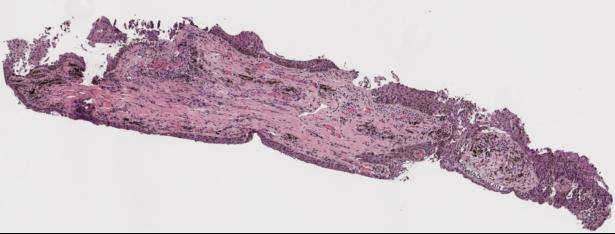
#> input picture Presentation 2/Thinkers/Kota Suzuki/images/thumbnail.jpg, 615 x 234 px, found by its file name
$ jupyter execute kota_patching_code.ipynb
#> lines starting #> are read from the running program, lines starting #| are printed output that depends on the picture; after the words box and inside, x2 and y2 are one past the last pixel; in counts of white or black regions, pixels touching at a corner belong together
[cell 1]
from PIL import Image
import pandas as pd
import matplotlib.pyplot as plt
import matplotlib.image as mpimg
import numpy as np
import os
import cv2
import random

# Anna
### Takes an image of a tissue slice and an image of an epithelium extract from Qupath an inputs

[cell 2]
def apply_mask():

    # Open the JPG and PNG images
    jpg_path = '/Users/kotasuzuki/Desktop/STAT390_WI2025/Presentation 2/Thinkers/Kota Suzuki/images/thumbnail.jpg' # path to the tissue slice
    png_mask_path = '/Users/kotasuzuki/Desktop/STAT390_WI2025/Presentation 2/Thinkers/Kota Suzuki/images/h1857578B  h&e_ROI_2-labels.png' # path to the epithelium slice

    jpg_image = Image.open(jpg_path).convert("RGB")
#> jpg_image is the input picture: PIL image 615x234 RGB; mean R, G, B 203.7, 189.1, 197.5
    png_mask = Image.open(png_mask_path).convert("RGBA")
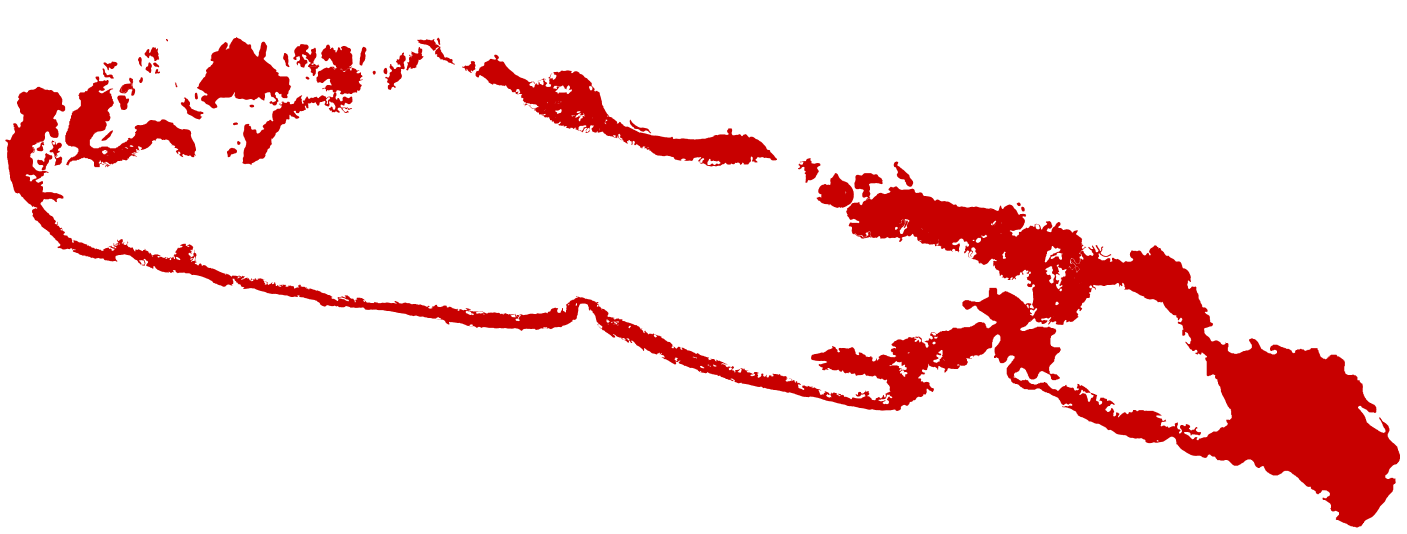
#> input picture Presentation 2/Thinkers/Kota Suzuki/images/h1857578B  h&e_ROI_2-labels.png, 9844 x 3736 px, found by its file name (shown at 1/7 size)

    # Resize the mask to match the JPG dimensions if they differ
    if jpg_image.size != png_mask.size:
        png_mask = png_mask.resize(jpg_image.size, Image.LANCZOS)
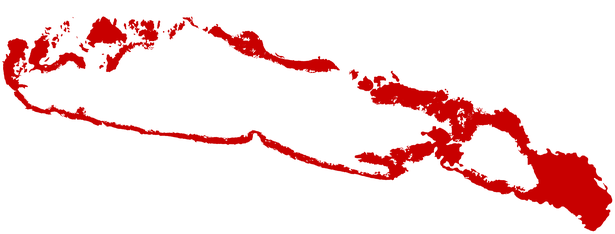
#> png_mask: PIL image 615x234 RGBA; mean R, G, B, A 248.2, 223.8, 223.8, 255

    # Convert both images to numpy arrays
    jpg_array = np.array(jpg_image)
    mask_array = np.array(png_mask)

    stroma_mask = ~np.all(jpg_array[:, :, :3] > 200, axis=-1)
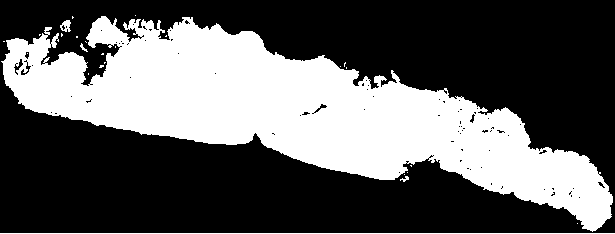
#> stroma_mask: shape (234, 615) bool; 36.7% white; 26 white regions (21 under 20 px), largest, box (x1, y1, x2, y2) and area: (1, 16, 613, 232) 51999, (0, 233, 615, 234) 615, (60, 20, 71, 32) 82, (400, 176, 409, 182) 26, (80, 43, 88, 52) 25
    image = np.ones_like(jpg_array) * 255  # everything white
    image[~stroma_mask] = 0

    # Create a mask for pixels that are epithelium
    # A pixel is considered white if its RGB values are all greater than a threshold (200)
    e_mask = ~np.all(mask_array[:, :, :3] > 200, axis=-1)
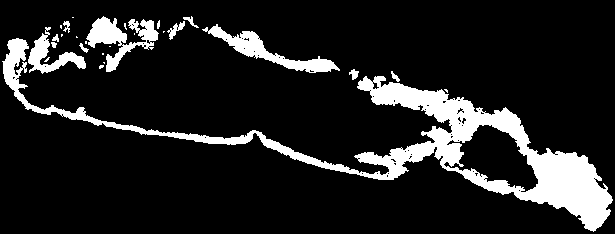
#> e_mask: shape (234, 615) bool; 13.3% white; 27 white regions (14 under 20 px), largest, box (x1, y1, x2, y2) and area: (2, 38, 613, 232) 14441, (202, 24, 340, 73) 1612, (86, 16, 159, 72) 1578

    image[e_mask] = jpg_array[e_mask]
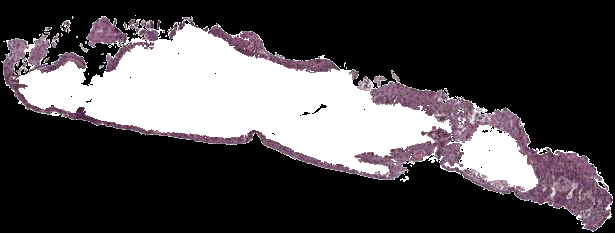
#> image: shape (234, 615, 3); mean R, G, B 78.1, 73.8, 76.7

    # Convert back to PIL image for display
    masked_jpg_image = Image.fromarray(image)
    return masked_jpg_image


epithelium = apply_mask()
filename = '/Users/kotasuzuki/Desktop/STAT390_WI2025/Presentation 2/Thinkers/Kota Suzuki/images/output.png' # where you want your output to go
epithelium.save(filename)

# Display the final image
plt.figure(figsize=(8, 8))
plt.imshow(epithelium)
plt.axis("off")
plt.show()

# Kota

### Using Alyssa's code as a base, dynamically changing the initial_size parameter to make patches more efficient

[cell 3]
# Load the image
image_path = '/Users/kotasuzuki/Desktop/STAT390_WI2025/Presentation 2/Thinkers/Kota Suzuki/images/output.png'
image = cv2.imread(image_path)

# Function to check if a region contains black, white, and non-black-white mask
def contains_black_white_mask(region):
    contains_black = np.any(np.all(region == [0, 0, 0], axis=-1))
    contains_white = np.any(np.all(region == [255, 255, 255], axis=-1))
    contains_mask = np.any((region != [0, 0, 0]).all(axis=-1) & (region != [255, 255, 255]).all(axis=-1))
    return contains_black and contains_white and contains_mask

# Mask for black areas, white areas, and non-black-white pixels
black_mask = cv2.inRange(image, np.array([0, 0, 0]), np.array([0, 0, 0]))
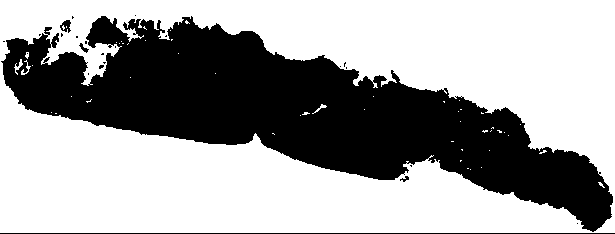
#> black_mask: shape (234, 615); 63.1% white; 24 black regions (19 under 20 px), largest, box (x1, y1, x2, y2) and area: (1, 16, 613, 232) 52210, (0, 233, 615, 234) 615, (60, 20, 71, 33) 83, (79, 43, 89, 53) 38, (400, 176, 409, 182) 26
white_mask = cv2.inRange(image, np.array([255, 255, 255]), np.array([255, 255, 255]))
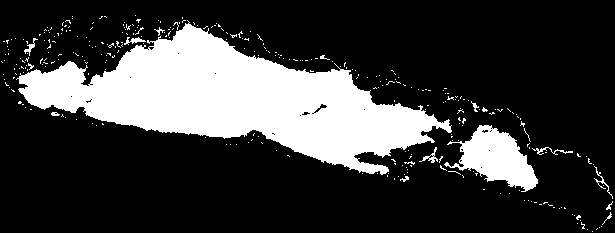
#> white_mask: shape (234, 615); 23.6% white; 323 white regions (308 under 20 px), largest, box (x1, y1, x2, y2) and area: (16, 20, 452, 175) 28753, (444, 125, 538, 192) 3085, (0, 233, 615, 234) 615
non_black_white_mask = cv2.inRange(image, np.array([1, 1, 1]), np.array([254, 254, 254]))
#> non_black_white_mask: shape (234, 615); 13.3% white; 27 white regions (14 under 20 px), largest, box (x1, y1, x2, y2) and area: (2, 38, 613, 232) 14438, (202, 24, 340, 73) 1612, (86, 16, 159, 72) 1578

# Calculate distance to the nearest black and white pixels
black_distance = cv2.distanceTransform(255 - black_mask, cv2.DIST_L2, 3)
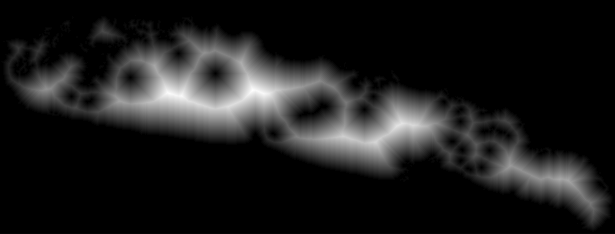
#> black_distance: shape (234, 615) float32; min 0, max 42.31, mean 4.8; drawn with min black and max white
white_distance = cv2.distanceTransform(255 - white_mask, cv2.DIST_L2, 3)
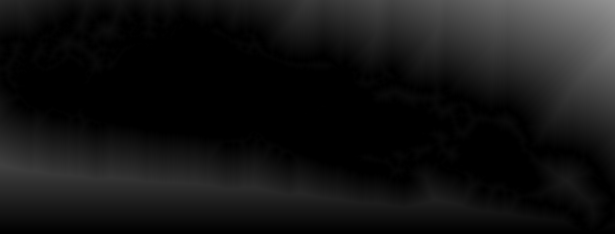
#> white_distance: shape (234, 615) float32; min 0, max 147.5, mean 20.2

# Find coordinates of non-black and non-white pixels
coordinates = np.column_stack(np.where(non_black_white_mask > 0))
#> coordinates = 19086 pairs, first value 16 to 231, second value 2 to 612

# Define the ratio tolerance range for balanced points
min_ratio, max_ratio = 0.7, 1.3

# Filter coordinates to only include balanced points
balanced_points = [
    coord for coord in coordinates
    if min_ratio <= (black_distance[coord[0], coord[1]] / white_distance[coord[0], coord[1]]) <= max_ratio
]
#> balanced_points = 7226 pairs, first value 16 to 231, second value 2 to 612

# Function to determine tissue orientation
def determine_orientation(mask):
    # Find non-zero epithelium pixels
    non_zero_coords = np.column_stack(np.where(mask > 0))
#> non_zero_coords has the same summary as coordinates outside determine_orientation
    y_min, y_max = non_zero_coords[:, 0].min(), non_zero_coords[:, 0].max()
#> y_min = 16; y_max = 231
    x_min, x_max = non_zero_coords[:, 1].min(), non_zero_coords[:, 1].max()
#> x_min = 2; x_max = 612
    # Compare height and width of the bounding box
    height = y_max - y_min
#> height = 215
    width = x_max - x_min
#> width = 610
    return "vertical" if height > width else "horizontal"

# Determine tissue orientation
tissue_orientation = determine_orientation(non_black_white_mask)
#> tissue_orientation = 'horizontal'
print(f"Tissue orientation: {tissue_orientation}")
#| Tissue orientation: horizontal

# Updated function to calculate epithelium width
def calculate_epithelium_width(row_or_col, mask, orientation):
    if orientation == "horizontal":
        # Use vertical slice for horizontally oriented tissue
        slice_mask = mask[:, row_or_col]
    else:
        # Use horizontal slice for vertically oriented tissue
        slice_mask = mask[row_or_col, :]

    # Convert the mask slice to binary (0 or 1)
    binary_slice = (slice_mask > 0).astype(int)

    # Count the maximum number of consecutive ones (nonzero values)
    max_width = 0
    current_width = 0
    for value in binary_slice:
        if value == 1:
            current_width += 1
            max_width = max(max_width, current_width)
        else:
            current_width = 0

    return max_width

# Function to calculate overlap
def calculate_overlap(new_coords, existing_coords):
    overlap = len(new_coords.intersection(existing_coords)) / len(new_coords)
    return overlap

# Initialize variables
max_attempts = 1000
covered_coordinates = set()
rectangles = []
attempts = 0

# Start generating squares using only balanced points as starting locations
while len(balanced_points) > 0 and attempts < max_attempts:
    attempts += 1
    # Randomly select a new center point for the square from balanced points
    random.seed(attempts)
    random_coord = random.choice(balanced_points)
    center_x, center_y = int(random_coord[1]), int(random_coord[0])

    # Dynamically calculate the initial_size based on epithelium width
    if tissue_orientation == "horizontal":
        epithelium_width = calculate_epithelium_width(center_x, non_black_white_mask, tissue_orientation)
    else:
        epithelium_width = calculate_epithelium_width(center_y, non_black_white_mask, tissue_orientation)

    if epithelium_width < 5:
        initial_size = 2
    elif epithelium_width < 30:
        initial_size = 5
    elif epithelium_width < 50:
        initial_size = 7
    else:
        initial_size = 10

    num_squares_drawn = 0
    vertical_preference = False

    # Expansion phase for square
    while True:
        size = initial_size * (num_squares_drawn + 1)
        top, bottom = center_y - size, center_y + size
        left, right = center_x - size, center_x + size

        # Define regions at each corner of the square
        corner_checks = {
            "top_left": (top, left),
            "top_right": (top, right - initial_size),
            "bottom_left": (bottom - initial_size, left),
            "bottom_right": (bottom - initial_size, right - initial_size)
        }

        # Track how many corners are outside the mask
        corners_outside_count = 0

        for corner_name, (corner_y, corner_x) in corner_checks.items():
            # Ensure the region is within the image bounds
            if corner_y < 0 or corner_x < 0 or corner_y + initial_size > image.shape[0] or corner_x + initial_size > image.shape[1]:
                corners_outside_count += 1
                continue

            # Extract the corner region in the mask at this corner
            corner_region = non_black_white_mask[corner_y:corner_y + initial_size, corner_x:corner_x + initial_size]
            if not np.any(corner_region):
                corners_outside_count += 1

            if corners_outside_count >= 2:
                break

        if corners_outside_count >= 2:
            break  # Stop expanding

        num_squares_drawn += 1
        if num_squares_drawn > 10:  # Limit expansion if square becomes too large
            break

    # Get all coordinates in the current square
    new_square_coords = set((y, x) for y in range(max(0, top), min(image.shape[0], bottom))
                                    for x in range(max(0, left), min(image.shape[1], right)))

    # Check overlap with existing covered coordinates
    if calculate_overlap(new_square_coords, covered_coordinates) <= 0.2:
        covered_coordinates.update(new_square_coords)
        rectangles.append((left, top, right, bottom))

        # Draw the rectangle
        color = (0, 255, 0) if vertical_preference else (255, 0, 0)
        cv2.rectangle(image, (left, top), (right, bottom), color, 2)

        # Remove these coordinates from the non-black-white mask list and balanced points
        coordinates = np.array([coord for coord in coordinates if tuple(coord) not in new_square_coords])
        balanced_points = [coord for coord in balanced_points if tuple(coord) not in new_square_coords]
#> this loop made 1000 passes
#> (random_coord, center_x, center_y, epithelium_width, initial_size, overlap in calculate_overlap) on passes 1 to 12: ([52, 42], 42, 52, 25, 5, 0), ([34, 253], 253, 34, 24, 5, 0), ([94, 384], 384, 94, 20, 5, 0), ([103, 457], 457, 103, 28, 5, 0), ([197, 528], 528, 197, 18, 5, 0), ([192, 503], 503, 192, 24, 5, 0), ([140, 263], 263, 140, 13, 5, 0), ([110, 504], 504, 110, 24, 5, 0), ([176, 378], 378, 176, 17, 5, 0), ([195, 580], 580, 195, 59, 10, 0), ([110, 52], 52, 110, 8, 5, 0), ([118, 492], 492, 118, 13, 5, 0.303)
#> (random_coord, center_x, center_y, epithelium_width, initial_size) on pass 53: ([168, 340], 340, 168, 8, 5)
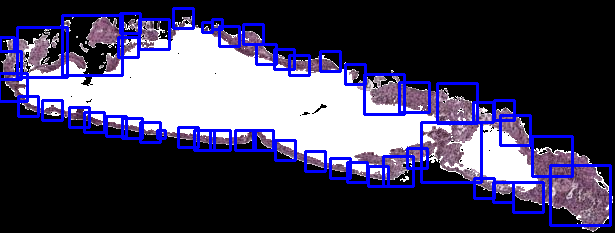
#> image: shape (234, 615, 3); mean B, G, R 90.3, 64.4, 67.8

# Display the resulting image with all rectangles
plt.figure(figsize=(10, 10))
plt.title("Image with Dynamic Square Sizes (Based on Orientation)")
plt.imshow(cv2.cvtColor(image, cv2.COLOR_BGR2RGB))
plt.axis("off")
plt.show()
